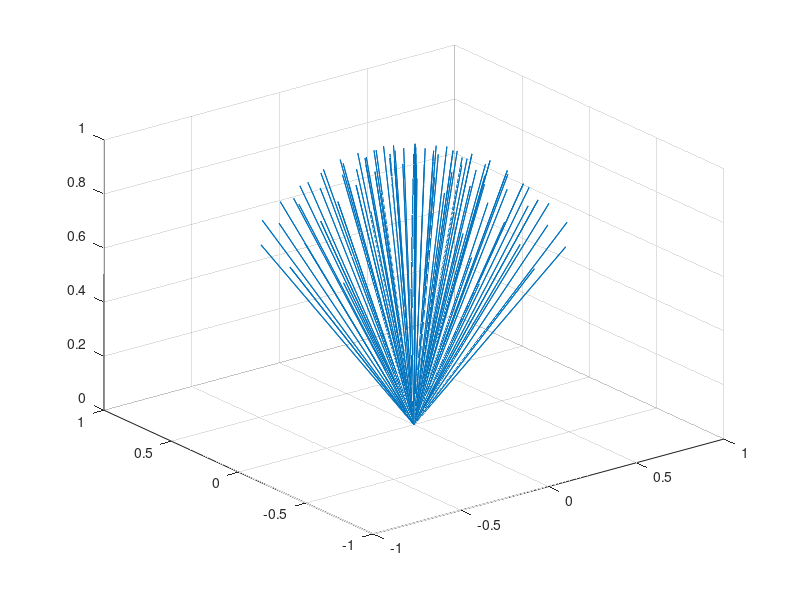

This figure's MATLAB source:
r=[0,1];
th=linspace(0,2*pi,15);
phi=linspace(pi/4,(3/4)*pi,15);
[R,TH,PHI]=meshgrid(r,th,phi);
[x,y,z]=sph2cart(TH,PHI,R);

x=x(:);
y=y(:);
z=z(:);

a=zeros(size(x));

quiver3(a,a,a,x,y,z,0,'.')
